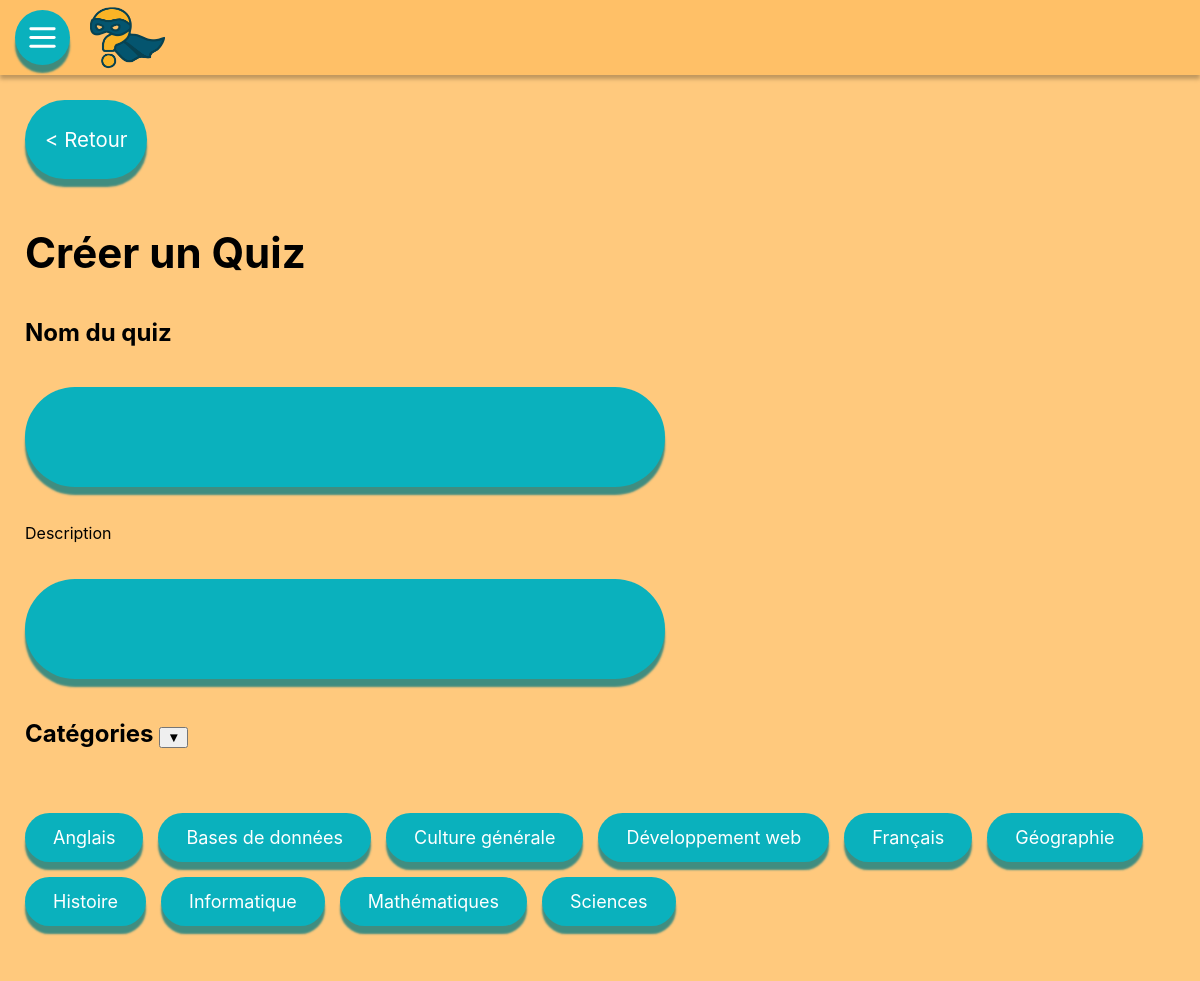
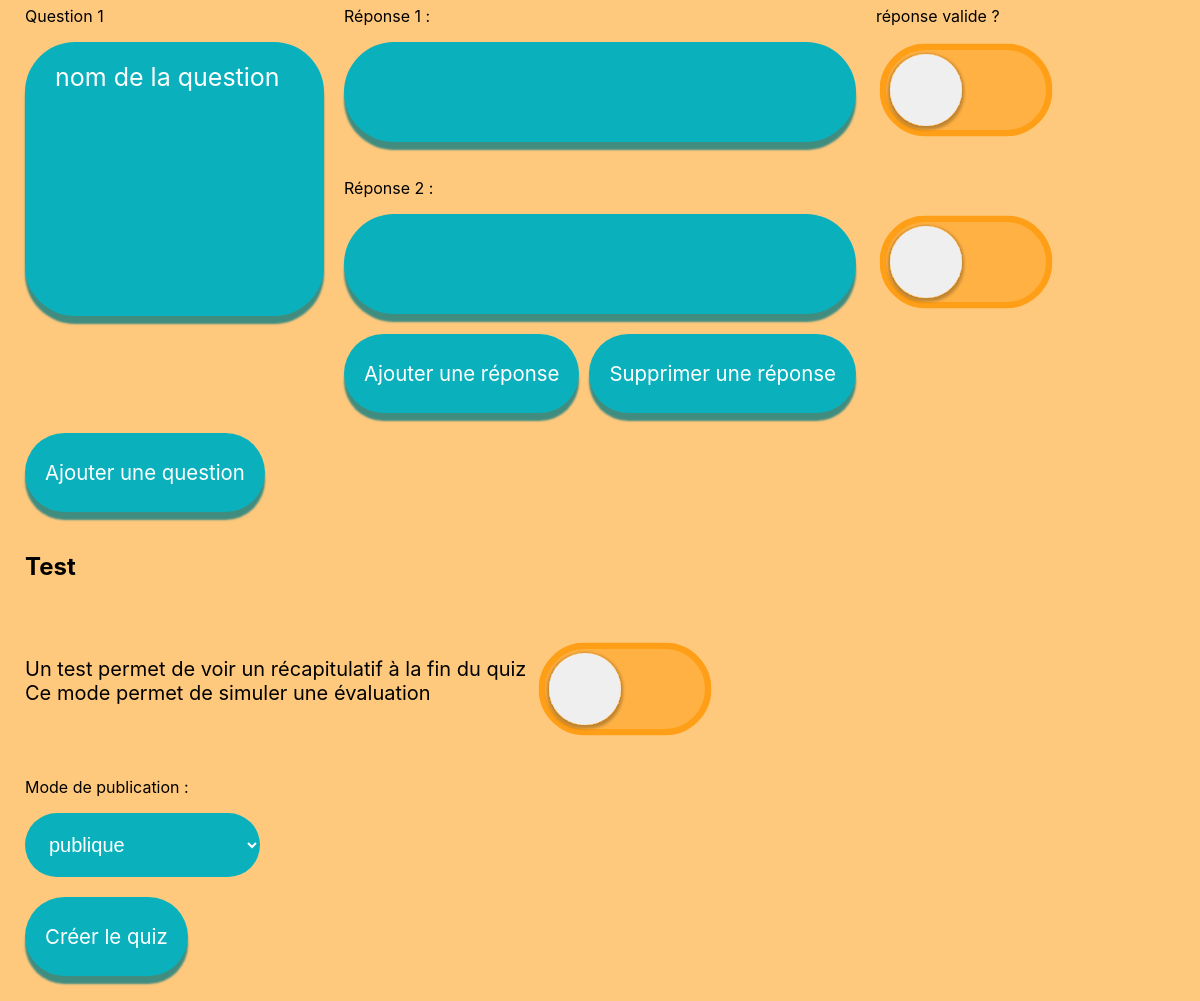
Screenshot of /index.php?page=standard&categorie=create (signed in) with the database file from the repository (2 pictures, top to bottom).
### tables this page shows
CREATE TABLE categories(
                id INTEGER PRIMARY KEY AUTOINCREMENT,
                categorieName TEXT NOT NULL,
                description TEXT,
                UNIQUE(categorieName)
            );

### src/controllers/QuizController.php (called while the page is built, shortened)
<?php
require_once ROOT . '/src/models/QuizModel.php';
require_once ROOT . '/config/config.php';
class QuizController
{
    private QuizModel $model;
    public function __construct()
    {
        $this->db = getDbConnection();
        $this->model = new QuizModel($this->db);
    }
    public function createQuiz()
    {
        $tabParametres = array(
            array('name' => 'test', 'desc' => 'Un test permet de voir un récapitulatif à la fin du quiz<br>Ce mode permet de simuler une évaluation'),
            array('name' => 'timer', 'desc' => 'minuterie'),
            array('name' => 'retryError', 'desc' => 'rééssayer les questions échouées'),
            array('name' => 'noOrder', 'desc' => 'faire dans le désordre par défaut'),
            array('name' => 'score', 'desc' => 'afficher le score'),
            array('name' => 'avancement', 'desc' => 'afficher l\'avancement'),
            array('name' => 'recap', 'desc' => 'afficher un recapitulatif à la fin')
        );
        $quizTitle = isset($_SESSION['POST']['QuizTitle']) ? $_SESSION['POST']['QuizTitle'] : '';
        $desc = isset($_SESSION['POST']['QuizDescription']) ? $_SESSION['POST']['QuizDescription'] : '';
        $TAB_CATEGORIE = $this->model->getAllCategories();
        $TAB_CONTENU = array();
        for ($i = 0; $i < $_SESSION['nbQuestions']; $i++) {
            $qContent = array(
                'name' => isset($_SESSION['POST']['question' . $i]) ? $_SESSION['POST']['question' . $i] : '',
                'reponses' => array()
            );
            for ($k = 0; $k < $_SESSION['nbReponse'][$i]; $k++) {
                $reponseContent = array(
                    'texte' => isset($_SESSION['POST']['reponse' . $k . '-question' . $i]) ? $_SESSION['POST']['reponse' . $k . '-question' . $i] : '',
                    'valide' => isset($_SESSION['POST']['checkbox' . $k . '-question' . $i]) ? $_SESSION['POST']['checkbox' . $k . '-question' . $i] : 0
                );
                $qContent['reponses'][] = $reponseContent;
            }
            $TAB_CONTENU[] = $qContent;
        }
        require ROOT . '/src/views/quiz/createQuiz.php';
    }
    public function contentFusionSessionPost()
    {
        $tabParametres = array(
            array('name' => 'test', 'desc' => 'Un test permet de voir un récapitulatif à la fin du quiz<br>Ce mode permet de simuler une évaluation'),
            array('name' => 'timer', 'desc' => 'minuterie'),
            array('name' => 'retryError', 'desc' => 'rééssayer les questions échouées'),
            array('name' => 'noOrder', 'desc' => 'faire dans le désordre par défaut'),
            array('name' => 'score', 'desc' => 'afficher le score'),
            array('name' => 'avancement', 'desc' => 'afficher l\'avancement'),
            array('name' => 'recap', 'desc' => 'afficher un recapitulatif à la fin')
        );
    }
}

### config/config.php (called while the page is built, shortened)
<?php
function getDbConnection() {
    try{
        $conn = new PDO("sqlite:" . ROOT . "/database/database.db");
        $conn->setAttribute(PDO::ATTR_ERRMODE, PDO::ERRMODE_EXCEPTION);
    }catch(PDOException $e){
        die("Connection failed: " . $e->getMessage());
    }catch(Exception $e){
        die("Error: " . $e->getMessage());
    }
    return $conn;
}
?>

### src/models/QuizModel.php (called while the page is built, shortened)
<?php
class QuizModel
{
    private $db;
    public function __construct($db)
    {
        $this->db = $db;
    }
    public function getAllCategories(): mixed
    {
        try {
            $sql = $this->db->prepare("SELECT DISTINCT id,categorieName FROM categories;");
            $sql->execute();
            $categories = $sql->fetchAll(PDO::FETCH_ASSOC);
            return $categories;
        } catch (PDOException $e) {
            die("Fetching categories failed: " . $e->getMessage());
        } catch (Exception $e) {
            die("Error: " . $e->getMessage());
        }
    }
}

### src/views/quiz/createQuiz.php (the view, shortened to what this page needs)
<?php
    require __DIR__ . '/../partials/header.php';
?>
<form style="display: flex; flex-direction: column; padding: 25px; gap: 20px" method = "post" action = "index.php?page=standard&categorie=create">
    <button class="button" type = "submit" name = "Retour" value = "yes"><span></span><p> < Retour</p></button>
    <h1>Créer un Quiz</h1>
    <h2>Nom du quiz</h2>
    <div class="input">
        <span></span>
        <input type="text" name ="QuizTitle" value = "<?php echo htmlspecialchars($quizTitle) ?>">
    </div>
    <p class="description">Description</p>
    <div class="input">
        <span></span>
        <input type="text" name ="QuizDescription" value = "<?php echo htmlspecialchars($desc) ?>">
    </div>
    <h2 style="display : inline;">Catégories
        <button id="hiddenCategories" type = "button ">▼</button>
    </h2>
    <div class="categoriesList">
        <?php
        foreach($TAB_CATEGORIE as $categorie){
            if (in_array((string)$categorie['id'], $TAB_CATEGORIE_CHOISI)) {
                $checked = 'checked';
            } else {
                $checked = '';
            }
            echo '<label><input name="categories[]" type="checkbox" value="'.htmlspecialchars($categorie['id']).'" '.$checked.'>'.htmlspecialchars($categorie['categorieName']).'</label>';
        }
        ?>
    </div>
    <div style="display: flex; flex-direction: column; gap: 20px">
        <?php
        for($i = 0; $i < $_SESSION['nbQuestions'] ; $i = $i +1){
            echo '<div class="newQuiz">';
            echo '<p class="validite">réponse valide ?</p>';
            echo '<div class="question" style="grid-row-start: 1; grid-row-end: '. $_SESSION['nbReponse'][$i] + 1 .';">
                <p>Question '. $i+1 .'</p>
                <div class="textarea" id = "question'.($i+1).'" style="width: calc(100% - 40px); height: calc(100% - 90px)">
                    <span></span>
                    <textarea type = "text" name ="question'.$i.'" placeholder="nom de la question">'.htmlspecialchars($TAB_CONTENU[$i]['name']).'</textarea>
                </div>
                </div>';
            for ($k = 0; $k < $_SESSION['nbReponse'][$i];$k = $k +1){
                echo '<div class="reponse" style="grid-row-start: '. 1 + $k .'; grid-row-end: '. 2 + $k .'; grid-column-start: 2; grid-column-end: 3;">
                <p>Réponse '.($k+1).' :</p>
                <div class="input" style="width: calc(100% - 40px);">
                    <span></span>
                    <input name ="reponse'.$k.'-question'.$i.'" value = "'.htmlspecialchars($TAB_CONTENU[$i]['reponses'][$k]['texte']).'"></input>
                </div>
                </div>
                <div class="checkbox" style="grid-row-start: '. 1 + $k .'; grid-row-end: '. 2 + $k .'; grid-column-start: 3; grid-column-end: 4;align-self: end;">
                    <input type="checkbox" name="checkbox'.$k.'-question'.$i.'" '.($TAB_CONTENU[$i]['reponses'][$k]['valide'] ? 'checked':'').' hidden>
                </div>
                ';
            }
            echo '<div style="display: flex; flex-direction: row;gap:10px; grid-column-start: 2; grid-column-end: 3;">
                        <button class="button" type = "submit" name="addReponse" value='.$i.'>
                            <span></span>
                            <p>Ajouter une réponse</p>
                        </button>
                    <button class="button" name= "delReponse'.$i.'" value="yes" type="submit"><span></span> <p>Supprimer une réponse</p></button>
                </div>';
            echo '</div>';
        }
        ?>
        </div>
        <button class="button" type = "submit" name = "addQuestion" value = "yes">
            <span></span>
            <p>Ajouter une question</p>
        </button>
    <h2>Test</h2>
    <div style="display: flex; flex-direction: row; align-items: center; gap: 10px">
        <p style="font-size: 20px"><?= $tabParametres[0]['desc'] ?> </p>
        <div class="checkbox param"  id = "<?= $tabParametres[0]['name'] ?>">
        </div>
    </div>
    <div class = "disponibilite">
        <p>Mode de publication :</p>
        <select name="disponibilite" id="disponibilite">
            <?php $dispo = '';
            $dispo = $_SESSION['POST']['disponibilite'] == 'public' ? 'selected' : '';
             ?>
            <option value="public" <?= $dispo ?> >publique</option>
        </select>
    </div>
    <button class="button" id = "create" type = "submit" name = "create" value = "yes"><span></span><p>Créer le quiz</p></button>
</form>

### public/assets/style/createQuiz.css (style rules this page uses)
.newQuiz { display: grid; grid-template-columns: 1fr 1fr 1fr; grid-template-rows: auto; gap: 20px; }
.newQuiz > .validite { grid-row-start: 1; grid-row-end: 2; grid-column-start: 3; grid-column-end: 4; }

### public/assets/style/global.css (style rules this page uses)
body { font-family: 'Inter', sans-serif; background-color: #ffc97d; margin: 0; }
.button { all: unset; }
select { background: #0ab1bd; padding: 20px; border-radius: 50px; color: white; border: none; font-size: 20px; }
.button, .searchbar, .input, .flatinput, .textarea { display: flex; position: relative; align-items: center; padding: 20px; justify-content: flex-start; gap: 20px; width: max-content; height: max-content; }
.button>span, .searchbar>span, .input>span, .flatinput>span, .textarea>span { position: absolute; inset: 0; background: #0ab1bd; border-radius: calc(infinity * 1px); cursor: pointer; z-index: 0; box-shadow: 0px 8px 2px #007881bf; transition: background ease-out 0.2s; }
.button>p { text-align: center; }
.button>p, .searchbar>p { font-size: min(1.7vw, 25px); line-height: 39px; color: #fff; margin: 0; z-index: 1; user-select: none; pointer-events: none; transition: color ease-out 0.2s; }
.checkbox { transform: scale(0.8) translate(-11%, 10%); }
.input { width: calc(100% - 40px); max-width: 600px; height: 100px; padding: 0 20px; }
.input>input { all: unset; width: 100%; z-index: 2; color: white; font-size: 20px; }
.input>span, .textarea>span, .flatinput>span { cursor: default; }
.textarea>textarea { all: unset; width: 100%; height: 100%; word-break: break-all; font-size: 25px; padding: 10px; color: white; z-index: 2; }
.textarea>span { border-radius: 50px; }
@media (min-width: 601px) and (max-width: 1350px) { h1 { font-size: 3.5vw; margin-bottom: 0px; } }
.categoriesList { display: flex; flex-wrap: wrap; gap: 15px; justify-content: flex-start; margin: 25px 0; }
.categoriesList label { position: relative; padding: 14px 28px; background-color: #0ab1bd; color: white; font-size: 18px; border-radius: 50px; box-shadow: 0px 8px 2px #007881bf; cursor: default; user-select: none; transition: transform 0.1s ease-in-out, box-shadow 0.1s ease-in-out, filter 0.1s ease-in-out; }

### rows the page displays
categories: categorieName "Anglais"
categories: categorieName "Bases de données"
categories: categorieName "Culture générale"
categories: categorieName "Développement web"
categories: categorieName "Français"
categories: categorieName "Géographie"
categories: categorieName "Histoire"
categories: categorieName "Informatique"
categories: categorieName "Mathématiques"
categories: categorieName "Sciences"

### other values shown
$i+1 "1"
$k+1 "1"
$k+1 "2"
$tabParametres[0]['desc'] "Un test permet de voir un récapitulatif à la fin du quiz Ce mode permet de simuler une évaluation"
